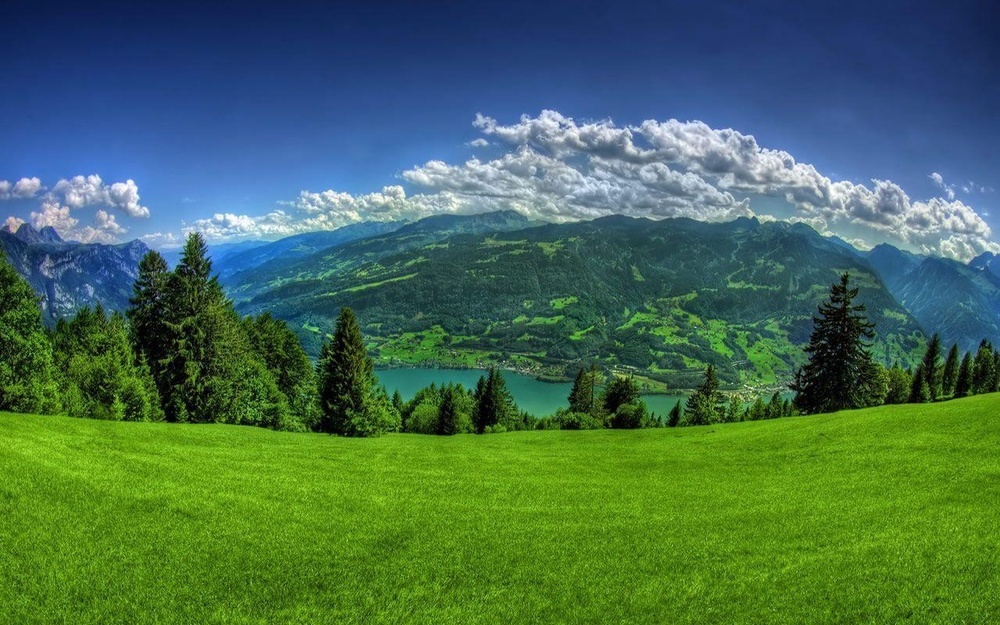
#> input picture images/screen.jpg, 1000 x 625 px, shrunk from 1280 x 800 before the run
$ python mergeImage.py
#> lines starting #> are read from the running program, lines starting #| are printed output that depends on the picture
import numpy as np
import cv2

def addImage(imgfile1, imgfile2):
#> called with imgfile1 = 'images/screen.jpg', imgfile2 = 'images/screen3.jpg'
    img1 = cv2.imread(imgfile1)
#> img1 is the input picture: shape (625, 1000, 3); mean B, G, R 81.9, 108.4, 69.6
    img2 = cv2.imread(imgfile2)
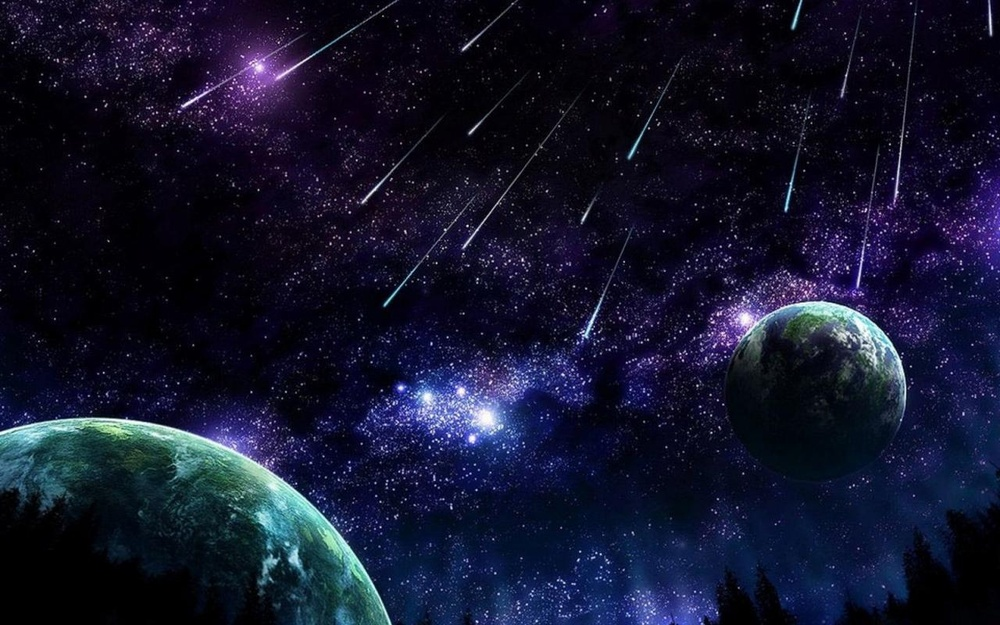
#> input picture images/screen3.jpg, 1000 x 625 px, shrunk from 1280 x 800 before the run
#> img2 is the input picture: shape (625, 1000, 3); mean B, G, R 43.8, 21.3, 18.8

    cv2.imshow('img1', img1)
    cv2.imshow('img2', img2)

    add_img1 = img1 + img2
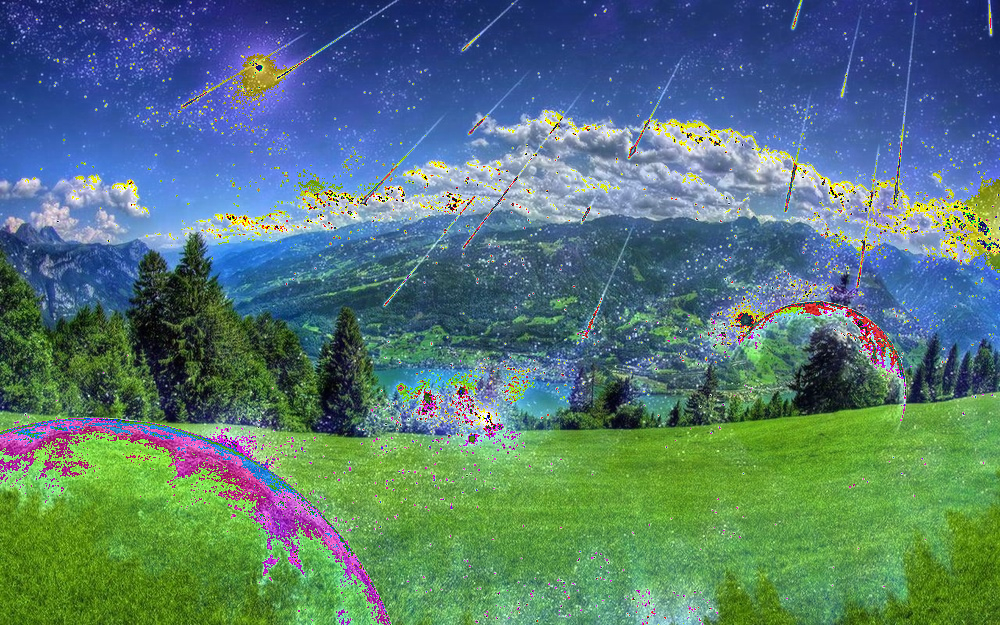
#> add_img1: shape (625, 1000, 3); mean B, G, R 117.3, 120.8, 86
    add_img2 = cv2.add(img1, img2)
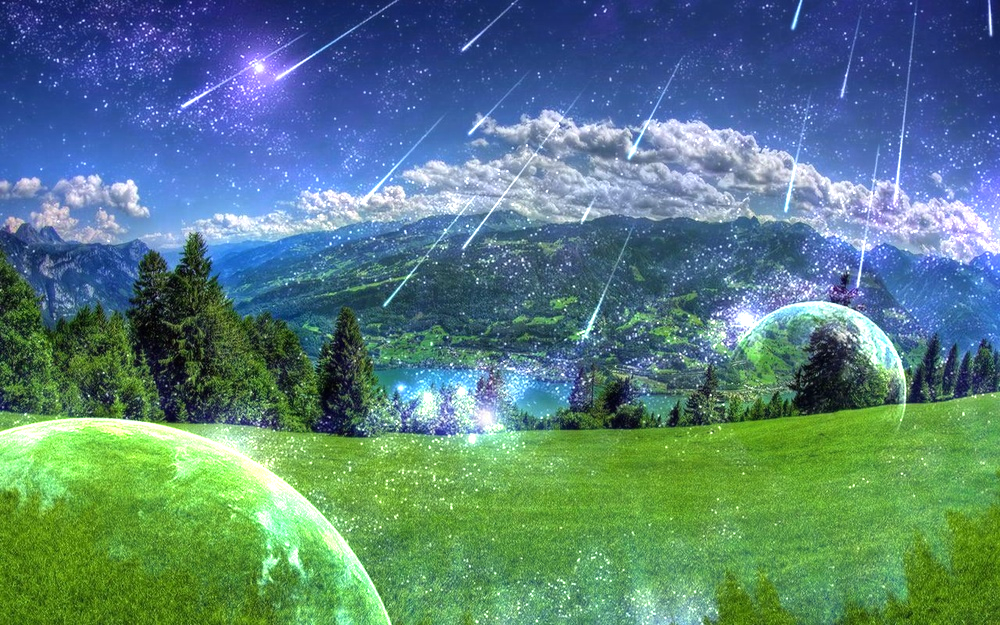
#> add_img2: shape (625, 1000, 3); mean B, G, R 124.6, 127.7, 88.2

    cv2.imshow('img1+img2', add_img1)
    cv2.imshow('add(img1, img2)', add_img2)

    cv2.waitKey(0)
    cv2.destroyAllWindows()

addImage('images/screen.jpg', 'images/screen3.jpg')
